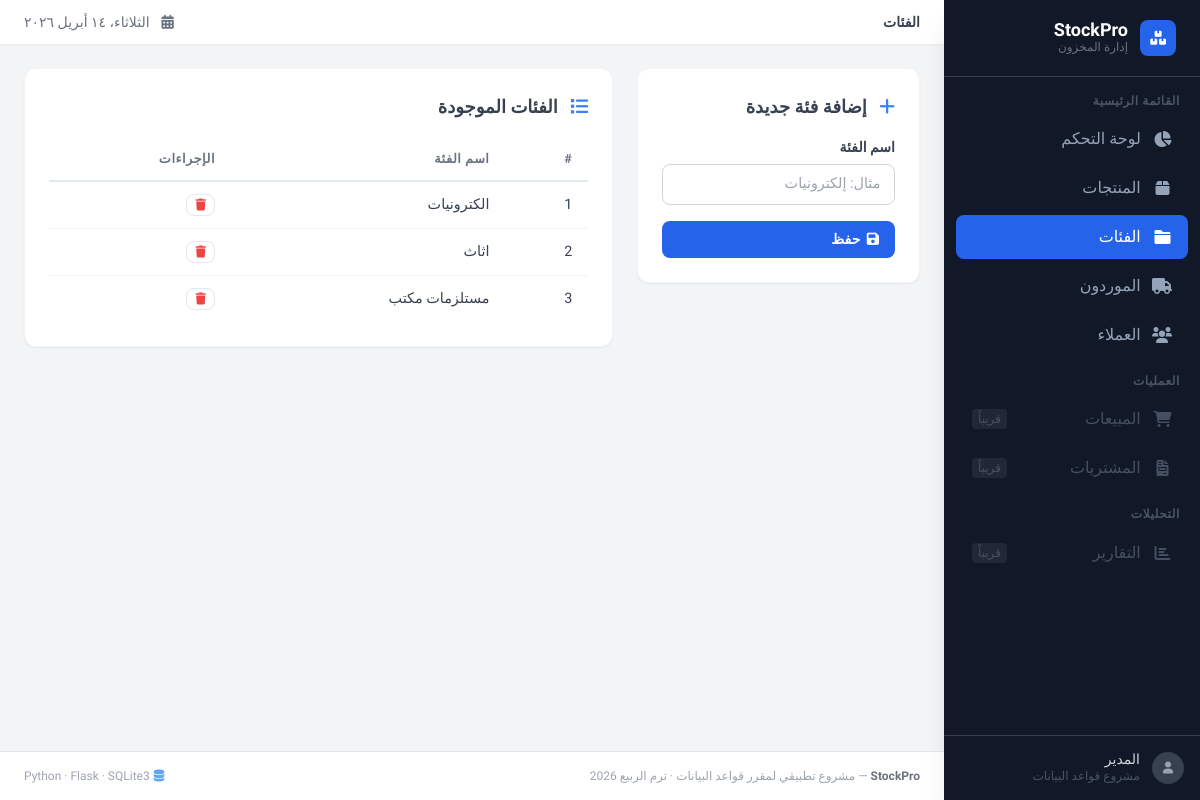
The page /categories on the database its author committed.
### tables this page shows
CREATE TABLE categories ( --جدول الاقسام
    id integer primary key autoincrement,
    name text not null unique
);

### app.py (the view)
@stokpro.route('/categories')
def categoriesPage():
    conn = get_db_connection()
    categories = conn.execute('SELECT * FROM categories').fetchall()
    conn.close()
    return render_template('categories.html', categories=categories)

### app.py (called while the page is built)
def get_db_connection():
    conn = sqlite3.connect('database/stockpro.db')
    conn.row_factory = sqlite3.Row
    return conn

### templates/categories.html (shortened to what this page needs)
{% extends "base.html" %}
{% block page_title %}الفئات{% endblock %}
{% block content %}
<div class="grid grid-cols-1 lg:grid-cols-3 gap-6">
    <div class="bg-white rounded-xl shadow-sm border border-gray-100 p-6 h-fit">
        <h2 class="text-lg font-bold text-gray-700 mb-4">
            <i class="fas fa-plus text-blue-500 ml-2"></i>
            إضافة فئة جديدة
        </h2>
        <form action="{{ url_for('categoriesPageadd') }}" method="POST">
            <div class="mb-4">
                <label class="form-label">اسم الفئة</label>
                <input type="text" name="name" class="form-input"
                       placeholder="مثال: إلكترونيات" required>
            </div>
            <button type="submit" class="btn btn-primary w-full">
                <i class="fas fa-save"></i> حفظ
            </button>
        </form>
    </div>
    <div class="bg-white rounded-xl shadow-sm border border-gray-100 p-6 lg:col-span-2">
        <h2 class="text-lg font-bold text-gray-700 mb-4">
            <i class="fas fa-list text-blue-500 ml-2"></i>
            الفئات الموجودة
        </h2>
        <div class="overflow-x-auto">
            <table class="table-auto w-full">
                <thead>
                    <tr>
                        <th>#</th>
                        <th>اسم الفئة</th>
                        <th>الإجراءات</th>
                    </tr>
                </thead>
                <tbody>
                    {% if categories %}
                        {% for cat in categories %}
                        <tr>
                            <td class="text-gray-400 text-sm">{{ cat.id }}</td>
                            <td class="font-medium text-gray-800">{{ cat.name }}</td>
                            <td>
                                <form action="{{ url_for('categoriesPagedelete', id=cat.id) }}"
                                      method="POST"
                                      onsubmit="return confirm('هل أنت متأكد من حذف {{ cat.name }}؟')"
                                      style="display:inline;">
                                    <button type="submit" class="btn btn-ghost text-xs px-2 py-1">
                                        <i class="fas fa-trash text-red-500"></i>
                                    </button>
                                </form>
                            </td>
                        </tr>
                        {% endfor %}
                    {% endif %}
                </tbody>
            </table>
        </div>
    </div>
</div>
{% endblock %}

### static/style.css (style rules this page uses)
:root { --primary: #2563eb; --success: #10b981; --warning: #f59e0b; --danger: #ef4444; --dark: #1f2937; --transition: all 0.25s ease; }
* { font-family: 'Cairo', sans-serif; box-sizing: border-box; }
body { direction: rtl; background-color: #f1f5f9; }
.table-auto thead tr { border-bottom: 2px solid #e2e8f0; }
.table-auto thead th { padding: 0.75rem 1rem; text-align: right; font-size: 0.8rem; font-weight: 600; color: #6b7280; text-transform: uppercase; letter-spacing: 0.04em; white-space: nowrap; }
.table-auto tbody tr { border-bottom: 1px solid #f1f5f9; transition: var(--transition); }
.table-auto tbody tr:last-child { border-bottom: none; }
.table-auto tbody td { padding: 0.75rem 1rem; color: #374151; font-size: 0.9rem; }
.btn { display: inline-flex; align-items: center; gap: 0.4rem; padding: 0.5rem 1rem; border-radius: 0.5rem; font-size: 0.875rem; font-weight: 600; cursor: pointer; border: none; transition: var(--transition); text-decoration: none; }
.btn-primary { background: var(--primary); color: #fff; }
.btn-ghost { background: transparent; color: #6b7280; border: 1px solid #e2e8f0; }
.form-input, .form-select, .form-textarea { width: 100%; padding: 0.55rem 0.85rem; border: 1px solid #d1d5db; border-radius: 0.5rem; font-size: 0.9rem; font-family: 'Cairo', sans-serif; color: var(--dark); background: #fff; transition: var(--transition); outline: none; direction: rtl; }
.form-label { display: block; font-size: 0.875rem; font-weight: 600; color: #374151; margin-bottom: 0.35rem; }

### templates/base.html (style rules this page uses)
* { font-family: 'Cairo', sans-serif; }

### rows shown on the page
categories: id "1", name "الكترونيات"
categories: id "2", name "اثاث"
categories: id "3", name "مستلزمات مكتب"
